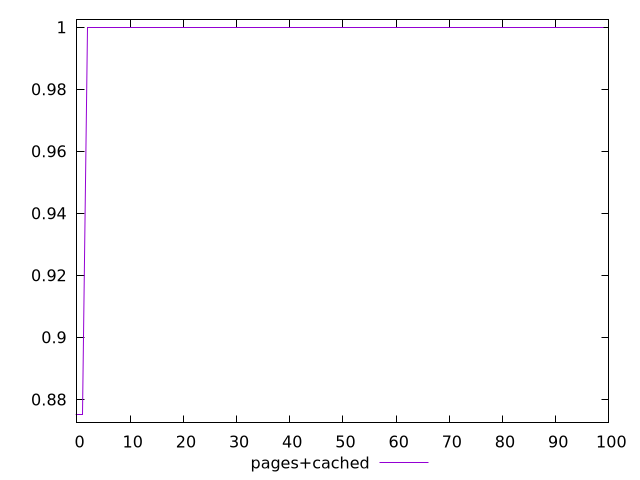

Here is the gnuplot script that generated this plot:
$_pagesCached <<EOF
0.875
0.875
1
1
1
1
1
1
1
1
1
1
1
1
1
1
1
1
1
1
1
1
1
1
1
1
1
1
1
1
1
1
1
1
1
1
1
1
1
1
1
1
1
1
1
1
1
1
1
1
1
1
1
1
1
1
1
1
1
1
1
1
1
1
1
1
1
1
1
1
1
1
1
1
1
1
1
1
1
1
1
1
1
1
1
1
1
1
1
1
1
1
1
1
1
1
1
1
1
1
EOF
set key outside below
set terminal pngcairo
set output "report_00005_2020-11-02T22-26-11.212Z/unminified-javascript/pages+cached//score.png"
set yrange [0.8725:1.0025]
plot $_pagesCached title "pages+cached" with line ,
